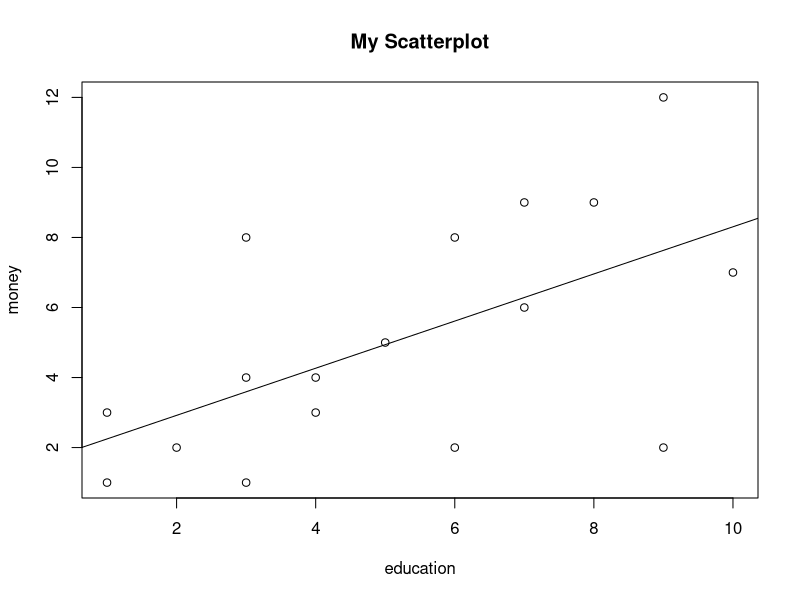

This figure's R source:
# your data
money <- c(4, 3, 2, 2, 8, 1, 1, 2, 3, 4, 5, 6, 7, 9, 9, 8, 12)
education <- c(3, 4, 6, 9, 3, 3, 1, 2, 1, 4, 5, 7, 10, 8, 7, 6, 9)

# calculate the correlation between X and Y

cor(money, education)
# save regression coefficients as object "line"

line <- lm(money ~ education)
# print the regression coefficients

print(line)

# plot Y and X

plot(education, money, main="My Scatterplot")

# add the regression line
abline(line)

